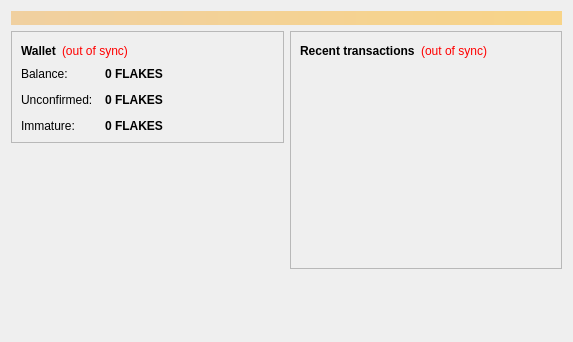
<?xml version="1.0" encoding="UTF-8"?>
<ui version="4.0">
 <class>OverviewPage</class>
 <widget class="QWidget" name="OverviewPage">
  <property name="geometry">
   <rect>
    <x>0</x>
    <y>0</y>
    <width>573</width>
    <height>342</height>
   </rect>
  </property>
  <property name="windowTitle">
   <string>Form</string>
  </property>
  <layout class="QVBoxLayout" name="topLayout">
   <item>
    <widget class="QLabel" name="labelAlerts">
     <property name="visible">
      <bool>false</bool>
     </property>
     <property name="styleSheet">
      <string notr="true">background-color: qlineargradient(x1: 0, y1: 0, x2: 1, y2: 0, stop:0 #F0D0A0, stop:1 #F8D488); color:#000000;</string>
     </property>
     <property name="wordWrap">
      <bool>true</bool>
     </property>
     <property name="margin">
      <number>3</number>
     </property>
    </widget>
   </item>
   <item>
    <layout class="QHBoxLayout" name="horizontalLayout" stretch="1,1">
     <item>
      <layout class="QVBoxLayout" name="verticalLayout_2">
       <item>
        <widget class="QFrame" name="frame">
         <property name="frameShape">
          <enum>QFrame::StyledPanel</enum>
         </property>
         <property name="frameShadow">
          <enum>QFrame::Raised</enum>
         </property>
         <layout class="QVBoxLayout" name="verticalLayout_4">
          <item>
           <layout class="QHBoxLayout" name="horizontalLayout_4">
            <item>
             <widget class="QLabel" name="label_5">
              <property name="font">
               <font>
                <weight>75</weight>
                <bold>true</bold>
               </font>
              </property>
              <property name="text">
               <string>Wallet</string>
              </property>
             </widget>
            </item>
            <item>
             <widget class="QLabel" name="labelWalletStatus">
              <property name="toolTip">
               <string>The displayed information may be out of date. Your wallet automatically synchronizes with the snowflakes network after a connection is established, but this process has not completed yet.</string>
              </property>
              <property name="styleSheet">
               <string notr="true">QLabel { color: red; }</string>
              </property>
              <property name="text">
               <string notr="true">(out of sync)</string>
              </property>
              <property name="alignment">
               <set>Qt::AlignLeading|Qt::AlignLeft|Qt::AlignVCenter</set>
              </property>
             </widget>
            </item>
            <item>
             <spacer name="horizontalSpacer_2">
              <property name="orientation">
               <enum>Qt::Horizontal</enum>
              </property>
              <property name="sizeHint" stdset="0">
               <size>
                <width>40</width>
                <height>20</height>
               </size>
              </property>
             </spacer>
            </item>
           </layout>
          </item>
          <item>
           <layout class="QFormLayout" name="formLayout_2">
            <property name="fieldGrowthPolicy">
             <enum>QFormLayout::AllNonFixedFieldsGrow</enum>
            </property>
            <property name="horizontalSpacing">
             <number>12</number>
            </property>
            <property name="verticalSpacing">
             <number>12</number>
            </property>
            <item row="0" column="0">
             <widget class="QLabel" name="label">
              <property name="text">
               <string>Balance:</string>
              </property>
             </widget>
            </item>
            <item row="0" column="1">
             <widget class="QLabel" name="labelBalance">
              <property name="font">
               <font>
                <weight>75</weight>
                <bold>true</bold>
               </font>
              </property>
              <property name="cursor">
               <cursorShape>IBeamCursor</cursorShape>
              </property>
              <property name="toolTip">
               <string>Your current balance</string>
              </property>
              <property name="text">
               <string notr="true">0 FLAKES</string>
              </property>
              <property name="textInteractionFlags">
               <set>Qt::LinksAccessibleByMouse|Qt::TextSelectableByKeyboard|Qt::TextSelectableByMouse</set>
              </property>
             </widget>
            </item>
            <item row="1" column="0">
             <widget class="QLabel" name="label_3">
              <property name="text">
               <string>Unconfirmed:</string>
              </property>
             </widget>
            </item>
            <item row="1" column="1">
             <widget class="QLabel" name="labelUnconfirmed">
              <property name="font">
               <font>
                <weight>75</weight>
                <bold>true</bold>
               </font>
              </property>
              <property name="cursor">
               <cursorShape>IBeamCursor</cursorShape>
              </property>
              <property name="toolTip">
               <string>Total of transactions that have yet to be confirmed, and do not yet count toward the current balance</string>
              </property>
              <property name="text">
               <string notr="true">0 FLAKES</string>
              </property>
              <property name="textInteractionFlags">
               <set>Qt::LinksAccessibleByMouse|Qt::TextSelectableByKeyboard|Qt::TextSelectableByMouse</set>
              </property>
             </widget>
            </item>
            <item row="2" column="0">
             <widget class="QLabel" name="labelImmatureText">
              <property name="text">
               <string>Immature:</string>
              </property>
             </widget>
            </item>
            <item row="2" column="1">
             <widget class="QLabel" name="labelImmature">
              <property name="font">
               <font>
                <weight>75</weight>
                <bold>true</bold>
               </font>
              </property>
              <property name="toolTip">
               <string>Mined balance that has not yet matured</string>
              </property>
              <property name="text">
               <string notr="true">0 FLAKES</string>
              </property>
              <property name="textInteractionFlags">
               <set>Qt::LinksAccessibleByMouse|Qt::TextSelectableByKeyboard|Qt::TextSelectableByMouse</set>
              </property>
             </widget>
            </item>
           </layout>
          </item>
         </layout>
        </widget>
       </item>
       <item>
        <spacer name="verticalSpacer">
         <property name="orientation">
          <enum>Qt::Vertical</enum>
         </property>
         <property name="sizeHint" stdset="0">
          <size>
           <width>20</width>
           <height>40</height>
          </size>
         </property>
        </spacer>
       </item>
      </layout>
     </item>
     <item>
      <layout class="QVBoxLayout" name="verticalLayout_3">
       <item>
        <widget class="QFrame" name="frame_2">
         <property name="frameShape">
          <enum>QFrame::StyledPanel</enum>
         </property>
         <property name="frameShadow">
          <enum>QFrame::Raised</enum>
         </property>
         <layout class="QVBoxLayout" name="verticalLayout">
          <item>
           <layout class="QHBoxLayout" name="horizontalLayout_2">
            <item>
             <widget class="QLabel" name="label_4">
              <property name="text">
               <string>&lt;b&gt;Recent transactions&lt;/b&gt;</string>
              </property>
             </widget>
            </item>
            <item>
             <widget class="QLabel" name="labelTransactionsStatus">
              <property name="toolTip">
               <string>The displayed information may be out of date. Your wallet automatically synchronizes with the snowflakes network after a connection is established, but this process has not completed yet.</string>
              </property>
              <property name="styleSheet">
               <string notr="true">QLabel { color: red; }</string>
              </property>
              <property name="text">
               <string notr="true">(out of sync)</string>
              </property>
              <property name="alignment">
               <set>Qt::AlignRight|Qt::AlignTrailing|Qt::AlignVCenter</set>
              </property>
             </widget>
            </item>
            <item>
             <spacer name="horizontalSpacer">
              <property name="orientation">
               <enum>Qt::Horizontal</enum>
              </property>
              <property name="sizeHint" stdset="0">
               <size>
                <width>40</width>
                <height>20</height>
               </size>
              </property>
             </spacer>
            </item>
           </layout>
          </item>
          <item>
           <widget class="QListView" name="listTransactions">
            <property name="styleSheet">
             <string notr="true">QListView { background: transparent; }</string>
            </property>
            <property name="frameShape">
             <enum>QFrame::NoFrame</enum>
            </property>
            <property name="verticalScrollBarPolicy">
             <enum>Qt::ScrollBarAlwaysOff</enum>
            </property>
            <property name="horizontalScrollBarPolicy">
             <enum>Qt::ScrollBarAlwaysOff</enum>
            </property>
            <property name="selectionMode">
             <enum>QAbstractItemView::NoSelection</enum>
            </property>
           </widget>
          </item>
         </layout>
        </widget>
       </item>
       <item>
        <spacer name="verticalSpacer_2">
         <property name="orientation">
          <enum>Qt::Vertical</enum>
         </property>
         <property name="sizeHint" stdset="0">
          <size>
           <width>20</width>
           <height>40</height>
          </size>
         </property>
        </spacer>
       </item>
      </layout>
     </item>
    </layout>
   </item>
  </layout>
 </widget>
 <resources/>
 <connections/>
</ui>
